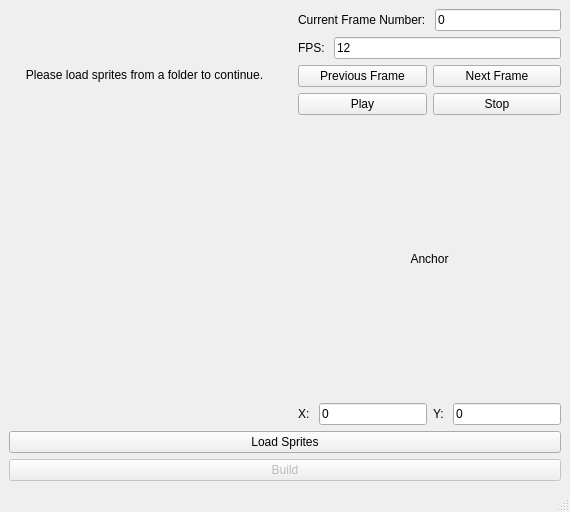
<?xml version="1.0" encoding="UTF-8"?>
<ui version="4.0">
 <class>EmoteBuilder</class>
 <widget class="QMainWindow" name="EmoteBuilder">
  <property name="geometry">
   <rect>
    <x>0</x>
    <y>0</y>
    <width>570</width>
    <height>512</height>
   </rect>
  </property>
  <property name="windowTitle">
   <string>EmoteBuilder</string>
  </property>
  <widget class="QWidget" name="centralWidget">
   <layout class="QGridLayout" name="gridLayout" rowstretch="1,0,0,0,0" columnstretch="1,0,0,0,0">
    <item row="0" column="4" rowspan="3">
     <layout class="QVBoxLayout" name="settingsPanel">
      <item>
       <layout class="QHBoxLayout" name="currentFrameField">
        <item>
         <widget class="QLabel" name="currentFrameLabel">
          <property name="text">
           <string>Current Frame Number: </string>
          </property>
         </widget>
        </item>
        <item>
         <widget class="QLineEdit" name="currentFrameInput">
          <property name="text">
           <string>0</string>
          </property>
          <property name="readOnly">
           <bool>true</bool>
          </property>
         </widget>
        </item>
       </layout>
      </item>
      <item>
       <layout class="QHBoxLayout" name="fpsField">
        <item>
         <widget class="QLabel" name="fpsLabel">
          <property name="text">
           <string>FPS: </string>
          </property>
         </widget>
        </item>
        <item>
         <widget class="QLineEdit" name="fpsInput">
          <property name="text">
           <string>12</string>
          </property>
         </widget>
        </item>
       </layout>
      </item>
      <item>
       <layout class="QHBoxLayout" name="frameSetPanel">
        <item>
         <widget class="QPushButton" name="prevFrameButton">
          <property name="text">
           <string>Previous Frame</string>
          </property>
         </widget>
        </item>
        <item>
         <widget class="QPushButton" name="nextFrameButton">
          <property name="text">
           <string>Next Frame</string>
          </property>
         </widget>
        </item>
       </layout>
      </item>
      <item>
       <layout class="QHBoxLayout" name="playStopPanel">
        <item>
         <widget class="QPushButton" name="playButton">
          <property name="text">
           <string>Play</string>
          </property>
         </widget>
        </item>
        <item>
         <widget class="QPushButton" name="stopButton">
          <property name="text">
           <string>Stop</string>
          </property>
         </widget>
        </item>
       </layout>
      </item>
      <item>
       <layout class="QVBoxLayout" name="anchorPanel">
        <item>
         <widget class="QLabel" name="anchorLabel">
          <property name="sizePolicy">
           <sizepolicy hsizetype="Preferred" vsizetype="Minimum">
            <horstretch>0</horstretch>
            <verstretch>0</verstretch>
           </sizepolicy>
          </property>
          <property name="text">
           <string>Anchor</string>
          </property>
          <property name="alignment">
           <set>Qt::AlignCenter</set>
          </property>
         </widget>
        </item>
        <item>
         <layout class="QHBoxLayout" name="anchorFields">
          <item>
           <widget class="QLabel" name="anchorXLabel">
            <property name="text">
             <string>X: </string>
            </property>
           </widget>
          </item>
          <item>
           <widget class="QLineEdit" name="anchorXInput">
            <property name="text">
             <string>0</string>
            </property>
           </widget>
          </item>
          <item>
           <widget class="QLabel" name="anchorYLabel">
            <property name="text">
             <string>Y: </string>
            </property>
           </widget>
          </item>
          <item>
           <widget class="QLineEdit" name="anchorYInput">
            <property name="text">
             <string>0</string>
            </property>
           </widget>
          </item>
         </layout>
        </item>
       </layout>
      </item>
     </layout>
    </item>
    <item row="4" column="0" colspan="5">
     <widget class="QPushButton" name="buildAtlasButton">
      <property name="enabled">
       <bool>false</bool>
      </property>
      <property name="text">
       <string>Build</string>
      </property>
     </widget>
    </item>
    <item row="0" column="0" colspan="2">
     <layout class="QVBoxLayout" name="viewLayout">
      <item>
       <widget class="QLabel" name="promptLabel">
        <property name="text">
         <string>Please load sprites from a folder to continue.</string>
        </property>
        <property name="alignment">
         <set>Qt::AlignCenter</set>
        </property>
       </widget>
      </item>
      <item>
       <widget class="QLabel" name="spriteView">
        <property name="text">
         <string/>
        </property>
        <property name="alignment">
         <set>Qt::AlignCenter</set>
        </property>
       </widget>
      </item>
      <item>
       <widget class="QLabel" name="referenceView">
        <property name="text">
         <string/>
        </property>
        <property name="pixmap">
         <pixmap resource="emote_builder.qrc">:/Resources/Assets/Knight.png</pixmap>
        </property>
        <property name="alignment">
         <set>Qt::AlignCenter</set>
        </property>
       </widget>
      </item>
     </layout>
    </item>
    <item row="3" column="0" colspan="5">
     <widget class="QPushButton" name="loadSpritesButton">
      <property name="text">
       <string>Load Sprites</string>
      </property>
     </widget>
    </item>
   </layout>
  </widget>
  <widget class="QMenuBar" name="menuBar">
   <property name="geometry">
    <rect>
     <x>0</x>
     <y>0</y>
     <width>570</width>
     <height>20</height>
    </rect>
   </property>
  </widget>
  <widget class="QStatusBar" name="statusBar"/>
 </widget>
 <resources>
  <include location="emote_builder.qrc"/>
 </resources>
 <connections/>
</ui>
